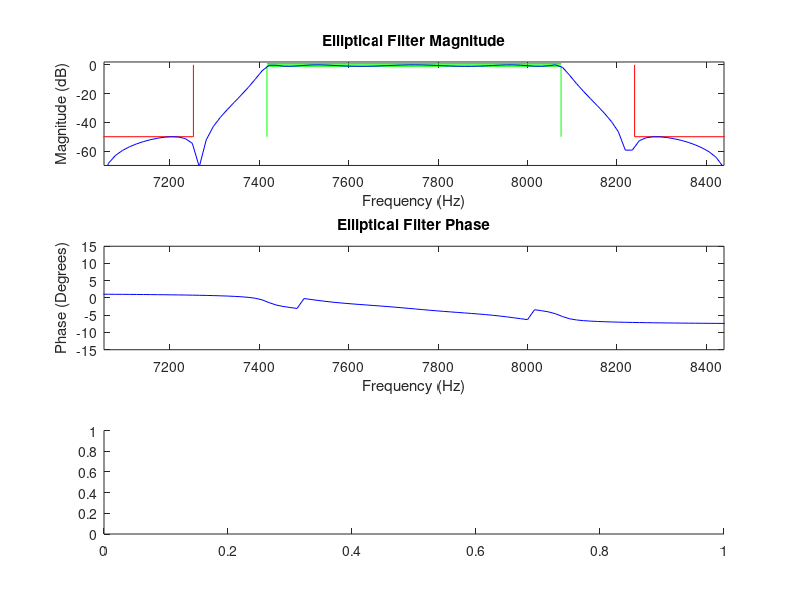

Write the MATLAB code that produced this figure. (Note: this script raises an error after producing the figure.)
%{
~~~~~~~~~~~~~~~~~~~~~~~~~~~~~~~~~~~~~~
Elliptical IIR Filter Design
    - Mitchel Pigsley
    - Sample Rate: 32kHz
    - Center Frequency: 7746 Hz
    - Bandwidth: 658 Hz
    - Stop Band Attenuation: 50dB
    - Passband Ripple: 1dB
~~~~~~~~~~~~~~~~~~~~~~~~~~~~~~~~~~~~~~
%}

% Global Variables
Fs = 32e3;
fc = 7746;
bw = 658;
ripple = 1;
sbAtten = 50;
fp1 = fc - bw/2;
fp2 = fc + bw/2;
fs1 = fp1 - bw/4;
fs2 = fp2 + bw/4;
Wn = [2*(fp1-57)/Fs,2*(fp2+57)/Fs];
Wp = [2*(fp1)/Fs,2*(fp2)/Fs];
Ws = [2*(fs1)/Fs,2*(fs2)/Fs];
N = 5;
T = 0.03;
t = 0:(1/Fs):T;

% Create elliptical bandpass filter
[b,a] = ellip(N,ripple,sbAtten,Wp);
[H_mag_coef,f1] = freqz(b,a,2^10,Fs);
[H_phase_coef,f2] = phasez(b,a,2^10,Fs);

% Create Filter Bounds
f_stop_left = [0,fs1,fs1];
mag_stop_left = [-sbAtten,-sbAtten,0];
f_stop_right = [fs2,fs2,2*fc];
mag_stop_right = [0,-sbAtten,-sbAtten];
f_pass_bottom = [fp1,fp1,fp2,fp2];
mag_pass_bottom = [-sbAtten,-ripple,-ripple,-sbAtten];
f_pass_mid = [fp1,fp2];
mag_pass_mid = [0,0];
f_pass_top = [fp1,fp2];
mag_pass_top = [ripple,ripple];

% Plot Filter Magnitude
subplot(3,1,1);
plot(f_stop_left,mag_stop_left,'r', ...
    f_stop_right,mag_stop_right,'r', ...
    f_pass_bottom,mag_pass_bottom,'g', ...
    f_pass_mid,mag_pass_mid,'g', ...
    f_pass_top,mag_pass_top,'g', ...
    f1,20*log10(abs(H_mag_coef)),'b');
axis([fs1 - 200,fs2 + 200,-sbAtten-20,ripple+1]);
title('Elliptical Filter Magnitude');
xlabel('Frequency (Hz)');
ylabel('Magnitude (dB)');

% Plot Filter Phase
subplot(3,1,2);
plot(f2,H_phase_coef,'b');
axis([fs1 - 200,fs2 + 200,-15,15]);
title('Elliptical Filter Phase');
xlabel('Frequency (Hz)');
ylabel('Phase (Degrees)');

% Plot Filter Group Delay
subplot(3,1,3);
[gd,w] = grpdelay(b,a,n);
plot(w,gd,'b');
title('Elliptical Filter Group Delay');
xlabel('Frequency (rad/sec)');
ylabel('Group Delay');

pause

%{
~~~~~~~~~~~~~~~~~~~~~~~~~~~~~~~~~~~~~~
FILTER PERFORMANCE EVALUATION
~~~~~~~~~~~~~~~~~~~~~~~~~~~~~~~~~~~~~~
%}

% Create three input sinusoids in stop bands and pass band
sig1 = cos(2*pi*fs1*t);
sig2 = cos(2*pi*fc*t);
sig3 = cos(2*pi*fs2*t); 

% Filter those signals
filt1 = filter(b,a,sig1);
filt2 = filter(b,a,sig2);
filt3 = filter(b,a,sig3);

% Create Time Domain Magnitude Bounds Corresponding to Original
orig_upper_bound_t = [0,T];
orig_upper_bound_mag = [1,1];
orig_lower_bound_t = [0,T];
orig_lower_bound_mag = [-1,-1];

% Plot time until steady state
subplot(3,1,1);
plot(orig_upper_bound_t,orig_upper_bound_mag,'r',...
    orig_lower_bound_t,orig_lower_bound_mag,'r',...
    t,filt1,'b');
axis([0,0.01,-1.1,1.1]);
title('Filtered Signal in Lower Stop Band (7253 Hz)');
xlabel('Time (s)');
ylabel('Magnitude (V)');

subplot(3,1,2);
plot(orig_upper_bound_t,orig_upper_bound_mag,'r',...
    orig_lower_bound_t,orig_lower_bound_mag,'r',...
    t,filt2,'b');
axis([0,0.01,-1.1,1.1]);
title('Filtered Signal in Pass Band (7746 Hz)');
xlabel('Time (s)');
ylabel('Magnitude (V)');

subplot(3,1,3);
plot(orig_upper_bound_t,orig_upper_bound_mag,'r',...
    orig_lower_bound_t,orig_lower_bound_mag,'r',...
    t,filt3,'b');
axis([0,0.01,-1.1,1.1]);
title('Filtered Signal in Upper Stop Band (8240 Hz)');
xlabel('Time (s)');
ylabel('Magnitude (V)');

pause

% Plot Filtered Signals in Steady State
subplot(3,1,1);
plot(orig_upper_bound_t,orig_upper_bound_mag,'r',...
    orig_lower_bound_t,orig_lower_bound_mag,'r',...
    t,filt1,'b');
axis([.02,0.03,-1.1,1.1]);
title('Filtered Signal in Lower Stop Band (7253 Hz)');
xlabel('Time (s)');
ylabel('Magnitude (V)');

subplot(3,1,2);
plot(orig_upper_bound_t,orig_upper_bound_mag,'r',...
    orig_lower_bound_t,orig_lower_bound_mag,'r',...
    t,filt2,'b');
axis([.02,0.03,-1.1,1.1]);
title('Filtered Signal in Pass Band (7746 Hz)');
xlabel('Time (s)');
ylabel('Magnitude (V)');

subplot(3,1,3);
plot(orig_upper_bound_t,orig_upper_bound_mag,'r',...
    orig_lower_bound_t,orig_lower_bound_mag,'r',...
    t,filt3,'b');
axis([.02,0.03,-1.1,1.1]);
title('Filtered Signal in Upper Stop Band (8240 Hz)');
xlabel('Time (s)');
ylabel('Magnitude (V)');

pause

%{
~~~~~~~~~~~~~~~~~~~~~~~~~~~~~~~~~~~~~~
FILTER IMPULSE RESPONSE
~~~~~~~~~~~~~~~~~~~~~~~~~~~~~~~~~~~~~~
%}

% Create impulse response
[h,ht] = impz(b,a,2^10,Fs);

% Plot impulse response
subplot(1,1,1);
plot(ht,h,'b');
axis([0,0.026,-0.05,0.05]);
title('Impulse Response of Filter');
xlabel('Time (s)');
ylabel('Magnitude (V)');

pause

%{
~~~~~~~~~~~~~~~~~~~~~~~~~~~~~~~~~~~~~~
Filter Effect on White Noise
    - Create signal of white noise
    - Filter noise
    - Plot noise before and after 
        filter
~~~~~~~~~~~~~~~~~~~~~~~~~~~~~~~~~~~~~~
%}

% Create white noise signal
n = randn(Fs,1); 

% Filter Noise
filtNoise = filter(b,a,n);

% Plot noise before and after filter
subplot(2,1,1);
plot(10*log10(pwelch(n)),'b');
axis([0,4000,-15,ripple+1]);
title('Noise');
xlabel('Frequency (Hz)');
ylabel('Magnitude (dB)');

subplot(2,1,2);
plot(10*log10(pwelch(filtNoise)),'b');
axis([0,4000,-80,ripple+1]);
title('Noise');
xlabel('Frequency (Hz)');
ylabel('Magnitude (dB)');